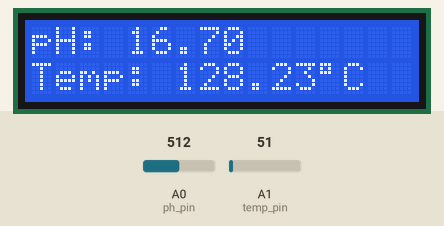
This sketch was run on a simulated Arduino Uno, built with avr-gcc and run on an emulated ATmega328P. Parts: 16×2 character LCD. Inputs (shaded band) come from the test bench; at power-on: A1 (temp_pin) = 51, A0 (ph_pin) = 512. What the sketch prints to the serial monitor is not drawn.

Above: at 3.3 s.
3.4 s: A1 (temp_pin) set to 61
At 5.6 s:
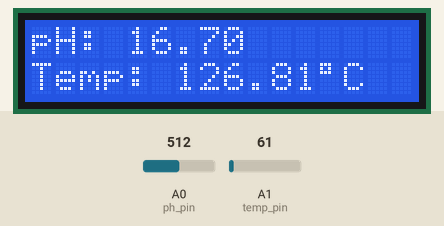
7.2 s: A0 (ph_pin) set to 716
At 8.9 s:
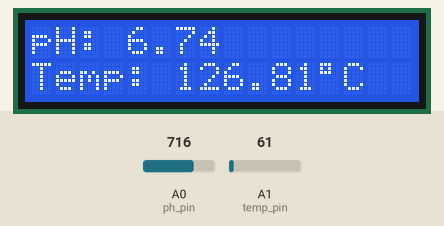
11.0 s: A1 (temp_pin) set to 71
At 12.2 s:
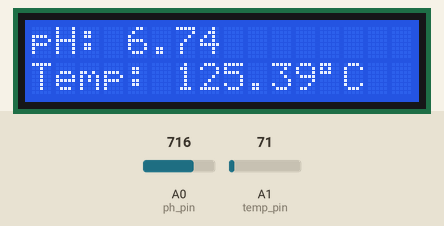
14.8 s: A0 (ph_pin) set to 900
At 18.5 s:
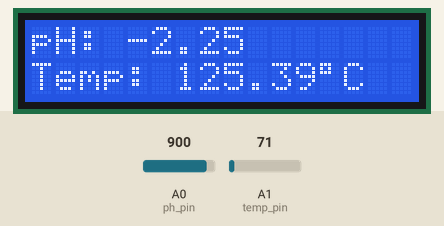
18.8 s: A1 (temp_pin) set to 86
At 20.8 s:
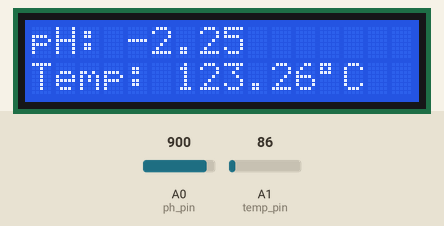
22.6 s: A0 (ph_pin) set to 1023
At 24.1 s:
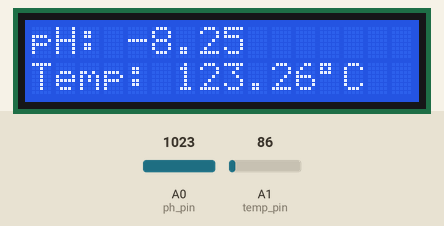
Timing chart, 0 to 25.6 s (numbered marks = the images above; inputs shaded):
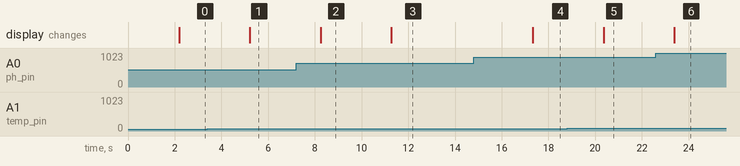

The sketch:

ph_meter.ino
```cpp
#include <Wire.h>
#include <LiquidCrystal_I2C.h>

// Konfigurasi LCD
LiquidCrystal_I2C lcd(0x27, 16, 2); // Alamat I2C dan ukuran LCD

// Pin untuk pH dan suhu
const int ph_pin = A0;
const int temp_pin = A1; // Temperature output dari modul pH ke pin analog A1

// Variabel untuk pH
float Po = 0;
float PH_step;
int nilai_analog_PH;
double TeganganPH;
const int voltase_ard = 5;
const float pH4 = 3.47;
const float pH7 = 3.77;

// Fungsi untuk mengkonversi tegangan suhu ke Celsius berdasarkan kalibrasi dua titik
float convertVoltageToTemperature(float voltage) {
  // Asumsi dua titik kalibrasi
  float voltage25C = 3.80; // Tegangan pada suhu 25°C
  float temperature25C = 25.0; // Suhu referensi 25°C dalam Celsius
  float voltage50C = 2.94; // Tegangan pada suhu 50°C
  float temperature50C = 50.0; // Suhu referensi 50°C

  // Menghitung kemiringan (slope) dari garis kalibrasi
  float m = (temperature50C - temperature25C) / (voltage50C - voltage25C);
  // Menghitung intercept (titik potong) dari garis kalibrasi
  float c = temperature25C - m * voltage25C;

  // Menghitung suhu berdasarkan tegangan yang dibaca
  return m * voltage + c;
}

void setup() {
  pinMode(ph_pin, INPUT);
  pinMode(temp_pin, INPUT);
  Serial.begin(9600);

  // Inisialisasi LCD
  lcd.init();
  lcd.begin(16, 2);
  lcd.backlight();
  lcd.setCursor(0, 0);
  lcd.print("   Welcome to      ");
  lcd.setCursor(0, 1);
  lcd.print(" Circuit Digest    ");
  delay(2000);
  lcd.clear();
}

void loop() {
  // Membaca nilai dari sensor pH
  nilai_analog_PH = analogRead(ph_pin);
  TeganganPH = voltase_ard / 1024.0 * nilai_analog_PH;
  PH_step = (pH7 - pH4) / 3;
  Po = 7.00 + ((pH4 - TeganganPH) / PH_step);

  // Membaca nilai dari sensor suhu
  int nilai_analog_temp = analogRead(temp_pin);
  float TeganganTemp = voltase_ard / 1024.0 * nilai_analog_temp;
  float suhu = convertVoltageToTemperature(TeganganTemp);

  // Menampilkan nilai pH dan suhu pada Serial Monitor
  Serial.print("Nilai pH: ");
  Serial.println(Po, 2);
  Serial.print("Suhu: ");
  Serial.println(suhu, 2);

  // Menampilkan nilai pH pada LCD
  lcd.clear();
  lcd.setCursor(0, 0);
  lcd.print("pH: ");
  lcd.print(Po, 2);

  // Menampilkan nilai suhu pada LCD
  lcd.setCursor(0, 1);
  lcd.print("Temp: ");
  lcd.print(suhu, 2);
  lcd.print((char)223); // Simbol derajat
  lcd.print("C");

  delay(3000); // Tunggu 3 detik sebelum pembacaan berikutnya
}

// Check Voltase Modul
// int pH_Value;
// float Voltage;

// void setup() {
//   Serial.begin(9600);
//   pinMode(pH_Value, INPUT);
// }

// void loop() {
//   pH_Value = analogRead(A0);
//   Voltage = pH_Value * (5 / 1023.0);
//   Serial.println(Voltage);
//   delay(500);
// }
```

Measured:
- after the input at 3.4 s, the display: changes after 1.8 s (image 1)
- after the input at 7.2 s, the display: changes after 1.0 s (image 2)
- after the input at 11.0 s, the display: changes after 0.28 s (image 3)
- after the input at 14.8 s, the display: changes after 2.5 s (image 4)
- after the input at 18.8 s, the display: changes after 1.6 s (image 5)
- after the input at 22.6 s, the display: changes after 0.79 s (image 6)
